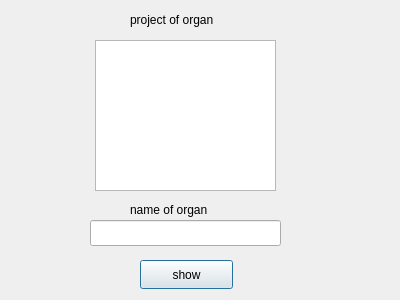
<?xml version="1.0" encoding="UTF-8"?>
<ui version="4.0">
 <class>Dialog_show_oroject_of_organ</class>
 <widget class="QDialog" name="Dialog_show_oroject_of_organ">
  <property name="geometry">
   <rect>
    <x>0</x>
    <y>0</y>
    <width>400</width>
    <height>300</height>
   </rect>
  </property>
  <property name="windowTitle">
   <string>Dialog</string>
  </property>
  <widget class="QLineEdit" name="input_name_of_organ">
   <property name="geometry">
    <rect>
     <x>90</x>
     <y>220</y>
     <width>191</width>
     <height>26</height>
    </rect>
   </property>
  </widget>
  <widget class="QLabel" name="label">
   <property name="geometry">
    <rect>
     <x>130</x>
     <y>200</y>
     <width>121</width>
     <height>20</height>
    </rect>
   </property>
   <property name="text">
    <string>name of organ</string>
   </property>
  </widget>
  <widget class="QPushButton" name="pushButton">
   <property name="geometry">
    <rect>
     <x>140</x>
     <y>260</y>
     <width>93</width>
     <height>29</height>
    </rect>
   </property>
   <property name="text">
    <string>show</string>
   </property>
  </widget>
  <widget class="QListWidget" name="list">
   <property name="geometry">
    <rect>
     <x>95</x>
     <y>40</y>
     <width>181</width>
     <height>151</height>
    </rect>
   </property>
  </widget>
  <widget class="QLabel" name="label_2">
   <property name="geometry">
    <rect>
     <x>130</x>
     <y>10</y>
     <width>121</width>
     <height>20</height>
    </rect>
   </property>
   <property name="text">
    <string>project of organ</string>
   </property>
  </widget>
 </widget>
 <resources/>
 <connections/>
</ui>
